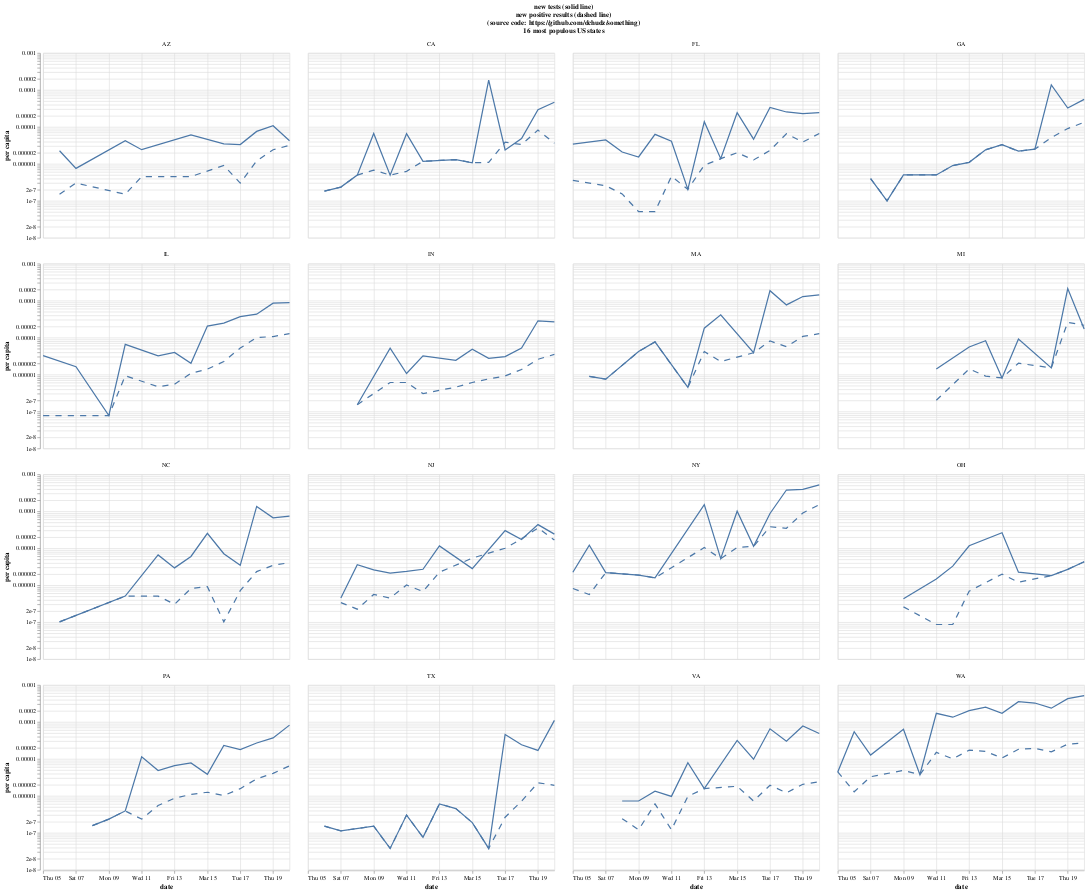

The code cell stored with this chart in its notebook:
### Code cell
positive = alt.Chart().mark_line(strokeDash=[10,10]).encode(
    alt.X('date'),
    alt.Y('positive', scale=alt.Scale(type='log'), title="per capita"),
)
total = alt.Chart().mark_line().encode(
    alt.X('date'),
    alt.Y('total', scale=alt.Scale(type='log')),
)

title = ["new tests (solid line)", 
         "new positive results (dashed line)",
        "(source code: https://github.com/dchudz/something)",
        f"{n_states} most populous US states"]

alt.layer(positive, total
         ).facet(
    data=hacked_total,
    facet=alt.Facet('state', title=title),
                columns=4).configure_legend(symbolSize=120,
                                   labelLimit= 0,
                                   symbolType='circle',
                                   labelFontSize=14
                )

### Figure 1 — Vega-Lite specification as saved in the notebook (floating-point values rounded to 4 significant figures; data arrays with more than 128 entries replaced by an {"elided": "..."} marker saying what was removed)
{"config": {"view": {"continuousWidth": 400, "continuousHeight": 300}, "legend": {"labelFontSize": 14, "labelLimit": 0, "symbolSize": 120, "symbolType": "circle"}}, "data": {"name": "data-18a2f1628bd435fa14d64c5344b93012"}, "facet": {"type": "nominal", "field": "state", "title": ["new tests (solid line)", "new positive results (dashed line)", "(source code: https://github.com/dchudz/something)", "16 most populous US states"]}, "spec": {"layer": [{"mark": {"type": "line", "strokeDash": [10, 10]}, "encoding": {"x": {"type": "temporal", "field": "date"}, "y": {"type": "quantitative", "field": "positive", "scale": {"type": "log"}, "title": "per capita"}}}, {"mark": "line", "encoding": {"x": {"type": "temporal", "field": "date"}, "y": {"type": "quantitative", "field": "total", "scale": {"type": "log"}}}}]}, "columns": 4, "$schema": "https://vega.github.io/schema/vega-lite/v4.0.2.json", "datasets": {"data-18a2f1628bd435fa14d64c5344b93012": {"elided": "196 records"}}}
